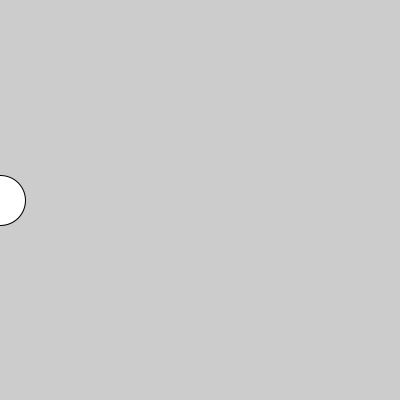
Frame 1 (no input)
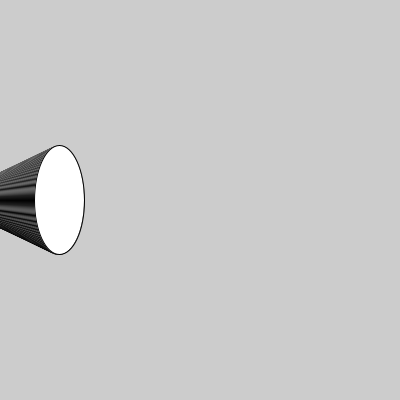
Frame 60 (the mouse pressed at the canvas centre just before this capture)
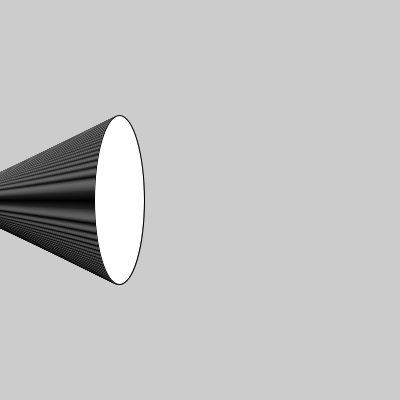
Frame 120 (the mouse held since frame 60 and released just before this capture)

The Processing sketch that drew these frames (run headless with seeded random() and noise(); from frame 60 on, the mouse is pressed at the canvas centre):

// Processing sketch: Basic_pde
// ── Basic_pde.pde
void setup(){
size(400,400);
i = 0;
}

int i;
void draw(){
ellipse(i, height/2, 50, 50+i); // X Cord, Y Cord, Hieght, Width
i++;

}

void ellipse(){
ellipse(i,height/2, 50, 50+i);
i++;
background(63, 209, 200);
}
